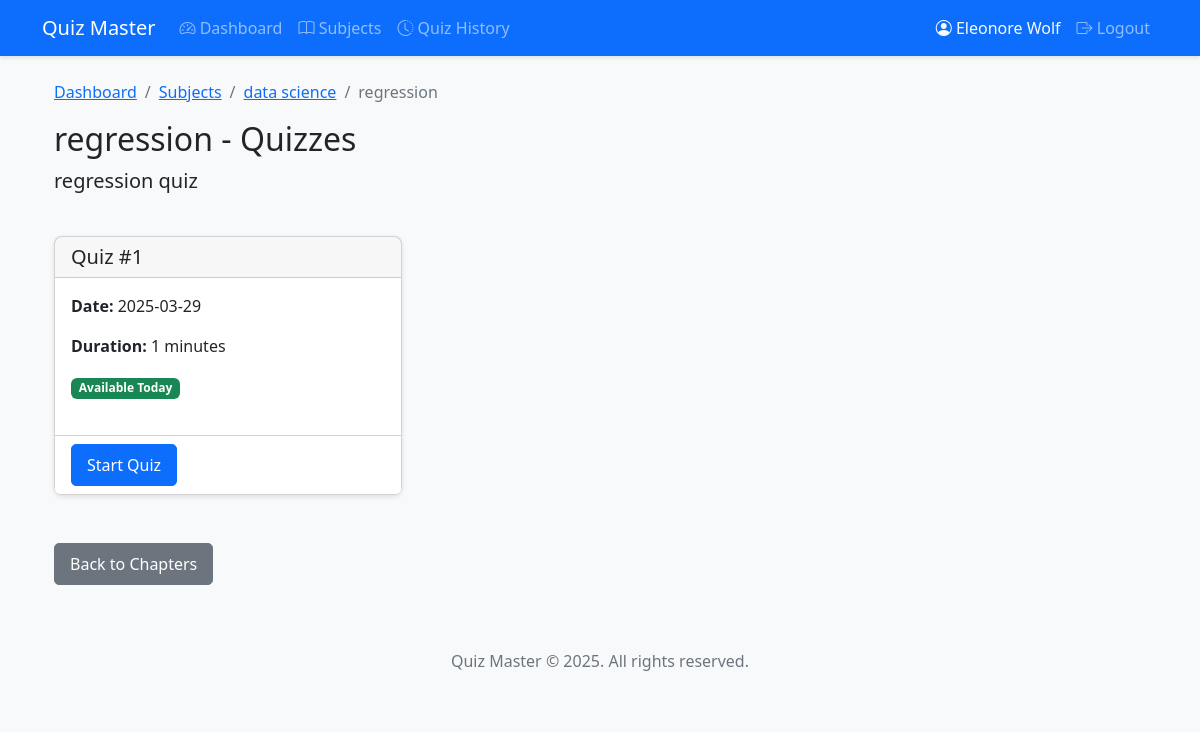
The app's page /user/chapter/1/quizzes (signed in) with its own data.
### app/models/user.py (models this page shows, shortened)
class User(db.Model, UserMixin):
    __tablename__ = 'users'
    id = db.Column(db.Integer, primary_key=True)
    username = db.Column(db.String(100), unique=True, nullable=False)  # Email
    password = db.Column(db.String(100), nullable=False)
    full_name = db.Column(db.String(100), nullable=False)
    qualification = db.Column(db.String(100))
    dob = db.Column(db.Date)
    created_at = db.Column(db.DateTime, default=datetime.utcnow)
    scores = db.relationship('Score', backref='user', lazy=True)

### app/models/subject.py (models this page shows, shortened)
class Subject(db.Model):
    __tablename__ = 'subjects'
    id = db.Column(db.Integer, primary_key=True)
    name = db.Column(db.String(100), nullable=False)
    description = db.Column(db.Text)
    created_at = db.Column(db.DateTime, default=datetime.utcnow)
    chapters = db.relationship('Chapter', backref='subject', lazy=True, cascade="all, delete-orphan")

### app/models/chapter.py (models this page shows, shortened)
class Chapter(db.Model):
    __tablename__ = 'chapters'
    id = db.Column(db.Integer, primary_key=True)
    name = db.Column(db.String(100), nullable=False)
    description = db.Column(db.Text)
    subject_id = db.Column(db.Integer, db.ForeignKey('subjects.id'), nullable=False)
    created_at = db.Column(db.DateTime, default=datetime.utcnow)
    quizzes = db.relationship('Quiz', backref='chapter', lazy=True, cascade="all, delete-orphan")

### app/models/quiz.py (models this page shows, shortened)
class Quiz(db.Model):
    __tablename__ = 'quizzes'
    id = db.Column(db.Integer, primary_key=True)
    chapter_id = db.Column(db.Integer, db.ForeignKey('chapters.id'), nullable=False)
    date_of_quiz = db.Column(db.Date, nullable=False)
    time_duration = db.Column(db.Integer, nullable=False)  # Store duration in minutes
    remarks = db.Column(db.Text)
    created_at = db.Column(db.DateTime, default=datetime.utcnow)
    questions = db.relationship('Question', backref='quiz', lazy=True, cascade="all, delete-orphan")
    scores = db.relationship('Score', backref='quiz', lazy=True, cascade="all, delete-orphan")

### app/controllers/user.py (the view)
    @login_required
    def decorated_function(*args, **kwargs):
        if not isinstance(current_user, User):
            flash('This page is for regular users only', 'danger')
            return redirect(url_for('auth.login'))
        return f(*args, **kwargs)

### app/__init__.py (called while the page is built)
def create_app():
    app = Flask(__name__)
    app.config['SQLALCHEMY_DATABASE_URI'] = 'sqlite:///quiz_master.db'
    app.config['SQLALCHEMY_TRACK_MODIFICATIONS'] = False
    app.config['SECRET_KEY'] = os.urandom(24)
    db.init_app(app)
    login_manager.init_app(app)
    from app.controllers.auth import auth_bp
    from app.controllers.admin import admin_bp
    from app.controllers.user import user_bp
    app.register_blueprint(auth_bp)
    app.register_blueprint(admin_bp)
    app.register_blueprint(user_bp)
    from app.models.user import User, Admin
    @login_manager.user_loader
    def load_user(user_id):
        if user_id.startswith('admin_'):
            real_id = user_id.split('admin_')[1]
            return Admin.query.get(int(real_id))
        return User.query.get(int(user_id))
    return app

### app/controllers/user.py (called while the page is built)
def user_required(f):
    @login_required
    def decorated_function(*args, **kwargs):
        if not isinstance(current_user, User):
            flash('This page is for regular users only', 'danger')
            return redirect(url_for('auth.login'))
        return f(*args, **kwargs)
    decorated_function.__name__ = f.__name__
    return decorated_function

@user_bp.route('/chapter/<int:chapter_id>/quizzes')
@user_required
def quizzes(chapter_id):
    chapter = Chapter.query.get_or_404(chapter_id)
    quizzes = Quiz.query.filter_by(chapter_id=chapter_id).all()
    today = datetime.now().date()
    return render_template('user/quizzes.html', chapter=chapter, quizzes=quizzes, today=today)

### app/templates/user/quizzes.html (shortened to what this page needs)
{% extends 'base.html' %}
{% block content %}
<div class="container">
    <nav aria-label="breadcrumb">
        <ol class="breadcrumb">
            <li class="breadcrumb-item"><a href="{{ url_for('user.dashboard') }}">Dashboard</a></li>
            <li class="breadcrumb-item"><a href="{{ url_for('user.subjects') }}">Subjects</a></li>
            <li class="breadcrumb-item"><a href="{{ url_for('user.chapters', subject_id=chapter.subject_id) }}">{{ chapter.subject.name }}</a></li>
            <li class="breadcrumb-item active">{{ chapter.name }}</li>
        </ol>
    </nav>
    <div class="row mb-4">
        <div class="col-12">
            <h2>{{ chapter.name }} - Quizzes</h2>
            <p class="lead">{{ chapter.description }}</p>
        </div>
    </div>
    <div class="row">
        {% if quizzes %}
            {% for quiz in quizzes %}
                <div class="col-md-4 mb-4">
                    <div class="card h-100">
                        <div class="card-header">
                            <h5 class="card-title mb-0">Quiz #{{ quiz.id }}</h5>
                        </div>
                        <div class="card-body">
                            <p><strong>Date:</strong> {{ quiz.date_of_quiz.strftime('%Y-%m-%d') }}</p>
                            <p><strong>Duration:</strong> {{ quiz.time_duration }} minutes</p>
                            {% if quiz.date_of_quiz == today %}
                                <div class="mt-2">
                                    <span class="badge bg-success">Available Today</span>
                                </div>
                            {% elif quiz.date_of_quiz < today %}
                                <div class="mt-2">
                                    <span class="badge bg-secondary">Expired</span>
                                </div>
                            {% else %}
                                <div class="mt-2">
                                    <span class="badge bg-warning text-dark">Available on {{ quiz.date_of_quiz.strftime('%b %d, %Y') }}</span>
                                </div>
                            {% endif %}
                        </div>
                        <div class="card-footer bg-white">
                            {% if quiz.date_of_quiz == today %}
                                <a href="{{ url_for('user.start_quiz', quiz_id=quiz.id) }}" class="btn btn-primary">Start Quiz</a>
                            {% else %}
                                <button class="btn btn-secondary" disabled>Not Available Today</button>
                            {% endif %}
                        </div>
                    </div>
                </div>
            {% endfor %}
        {% else %}
            <div class="col-12">
                <div class="alert alert-info">
                    <p>No quizzes are available for this chapter at the moment. Please check back later.</p>
                </div>
            </div>
        {% endif %}
    </div>
    <div class="mt-4">
        <a href="{{ url_for('user.chapters', subject_id=chapter.subject_id) }}" class="btn btn-secondary">Back to Chapters</a>
    </div>
</div>
{% endblock %}

### app/templates/base.html (shortened to what this page needs)
<!DOCTYPE html>
<html lang="en">
<head>
    <link href="https://cdn.jsdelivr.net/npm/bootstrap@5.2.3/dist/css/bootstrap.min.css" rel="stylesheet">
    <link rel="stylesheet" href="https://cdn.jsdelivr.net/npm/bootstrap-icons@1.10.0/font/bootstrap-icons.css">
    <link rel="stylesheet" href="{{ url_for('static', filename='css/style.css') }}">
</head>
<body>
    <nav class="navbar navbar-expand-lg navbar-dark bg-primary">
        <div class="container">
            <a class="navbar-brand" href="{{ url_for('auth.login') }}">Quiz Master</a>
            <div class="collapse navbar-collapse" id="navbarNav">
                <ul class="navbar-nav me-auto">
                    {% if current_user.is_authenticated %}
                        {% if current_user.__class__.__name__ == 'Admin' %}
                        <li class="nav-item">
                            <a class="nav-link" href="{{ url_for('admin.dashboard') }}">
                                <i class="bi bi-speedometer2"></i> Dashboard
                            </a>
                        </li>
                        <li class="nav-item">
                            <a class="nav-link" href="{{ url_for('admin.subjects') }}">
                                <i class="bi bi-journal-text"></i> Subjects
                            </a>
                        </li>
                        <li class="nav-item">
                            <a class="nav-link" href="{{ url_for('admin.users') }}">
                                <i class="bi bi-people"></i> Users
                            </a>
                        </li>
                        {% else %}
                        <li class="nav-item">
                            <a class="nav-link" href="{{ url_for('user.dashboard') }}">
                                <i class="bi bi-speedometer2"></i> Dashboard
                            </a>
                        </li>
                        <li class="nav-item">
                            <a class="nav-link" href="{{ url_for('user.subjects') }}">
                                <i class="bi bi-book"></i> Subjects
                            </a>
                        </li>
                        <li class="nav-item">
                            <a class="nav-link" href="{{ url_for('user.history') }}">
                                <i class="bi bi-clock-history"></i> Quiz History
                            </a>
                        </li>
                        {% endif %}
                    {% endif %}
                </ul>
                <ul class="navbar-nav">
                    {% if current_user.is_authenticated %}
                        <li class="nav-item">
                            <span class="nav-link text-light">
                                <i class="bi bi-person-circle"></i>
                                {% if current_user.__class__.__name__ == 'Admin' %}
                                    Admin
                                {% else %}
                                    {{ current_user.full_name }}
                                {% endif %}
                            </span>
                        </li>
                        <li class="nav-item">
                            <a class="nav-link" href="{{ url_for('auth.logout') }}">
                                <i class="bi bi-box-arrow-right"></i> Logout
                            </a>
                        </li>
                    {% endif %}
                </ul>
            </div>
        </div>
    </nav>
    <div class="container mt-4">
        {% block content %}{% endblock %}
    </div>
    <footer class="mt-5 py-3 text-center text-muted bg-light">
        <div class="container">
            <p>Quiz Master &copy; 2025. All rights reserved.</p>
        </div>
    </footer>
</body>
</html>

### app/static/css/style.css (style rules this page uses)
body { font-family: 'Segoe UI', Tahoma, Geneva, Verdana, sans-serif; background-color: #f8f9fa; }
.navbar { box-shadow: 0 2px 4px rgba(0, 0, 0, 0.1); }
.card { box-shadow: 0 2px 5px rgba(0, 0, 0, 0.1); border-radius: 8px; margin-bottom: 20px; }
.card-header { border-radius: 8px 8px 0 0; }
.btn { border-radius: 5px; padding: 8px 15px; font-weight: 500; }

### records on screen
User: full_name "Eleonore Wolf"
Subject: subject.name "data science"
Chapter: name "regression", description "regression quiz"
Quiz: id "1", date_of_quiz "2025-03-29", time_duration "1", shows "Available Today"
